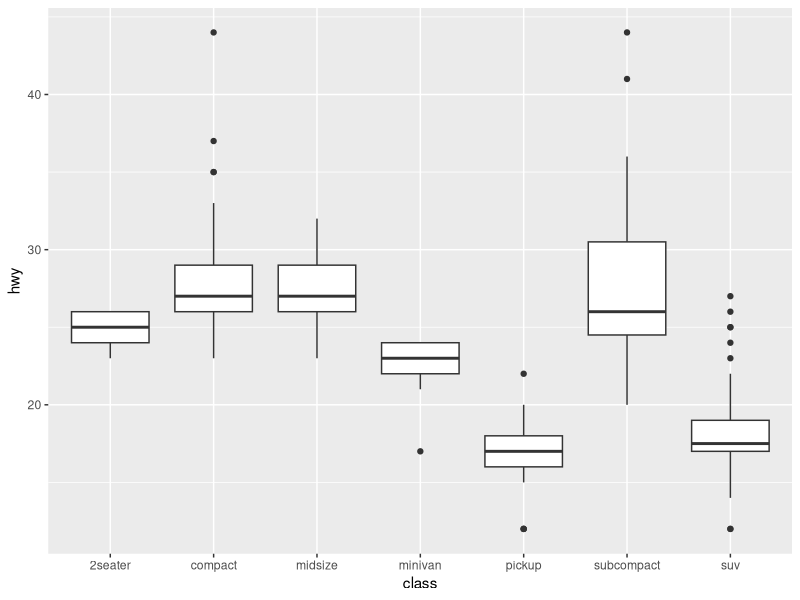
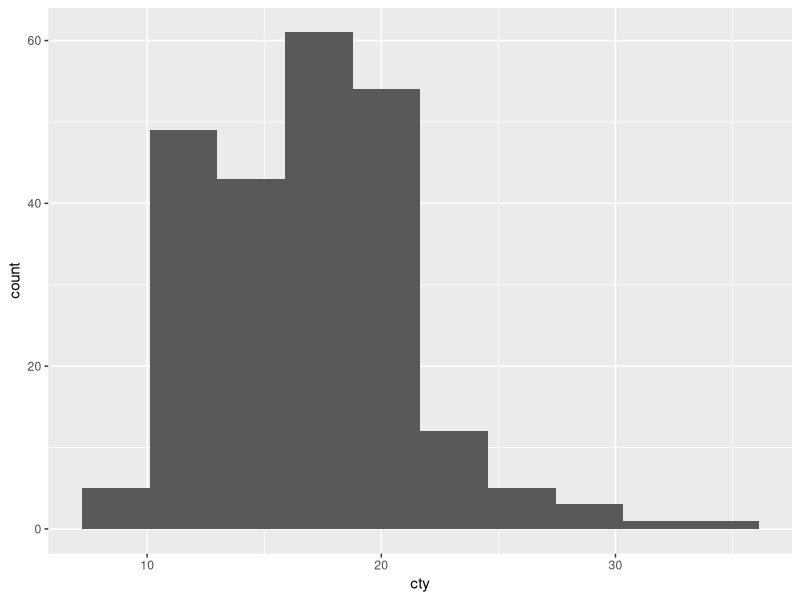
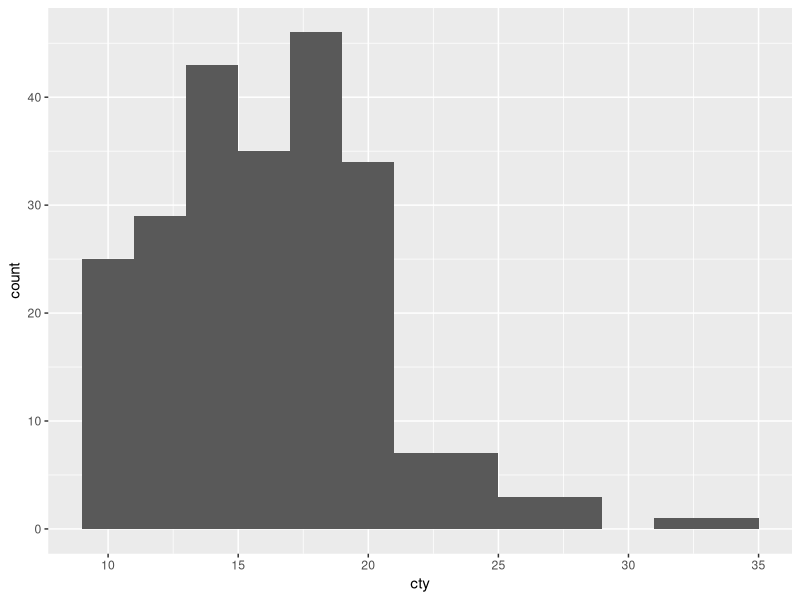
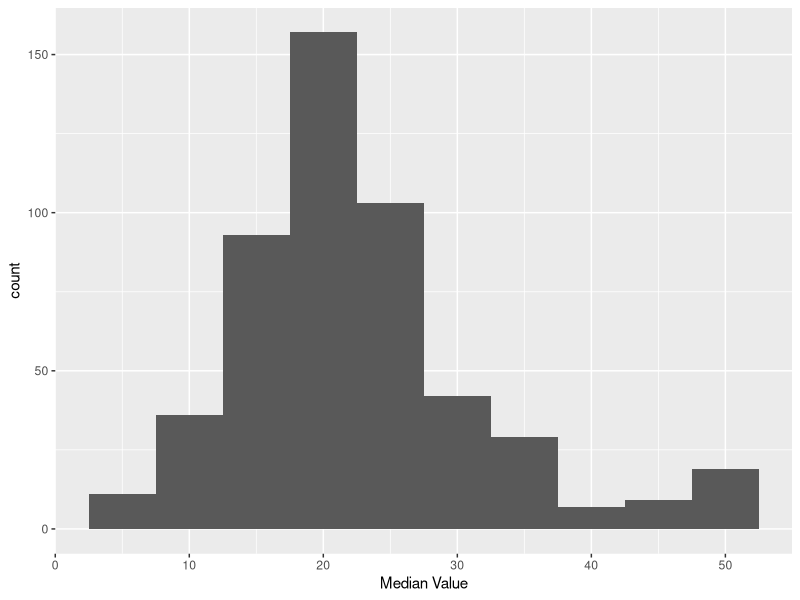
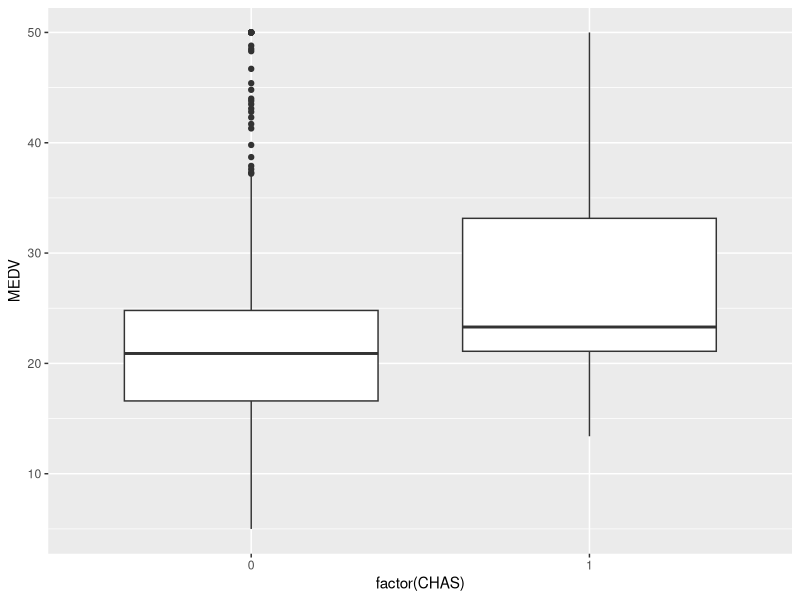
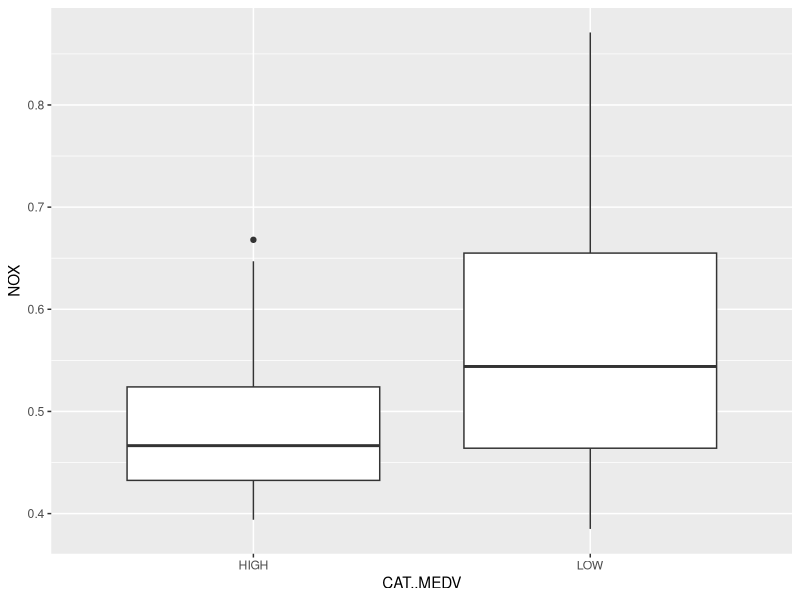
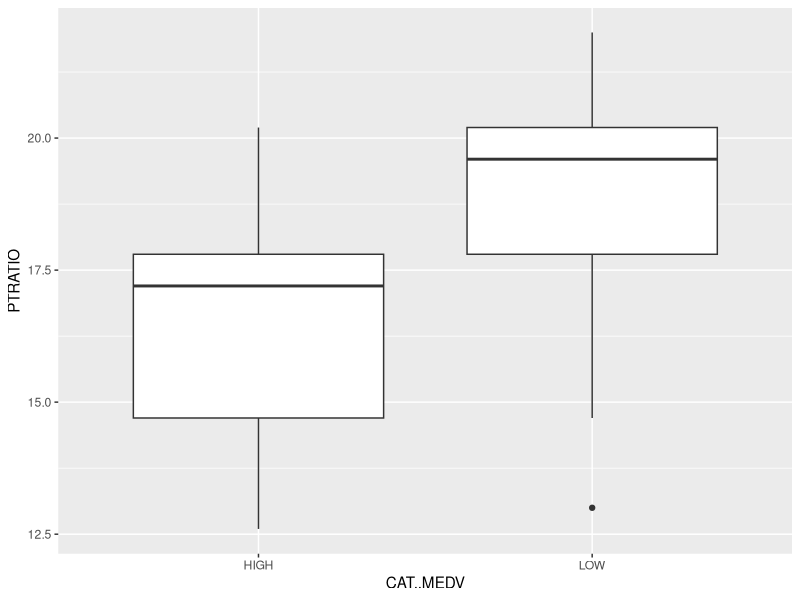

Write R code to recreate these figures, in order.
library(ggplot2)

ggplot(data = mpg) + geom_boxplot(aes(x = class, y = hwy))



ggplot(data = mpg) +
  geom_histogram(aes(x = cty), bins = 10)

ggplot(data = mpg) +
  geom_histogram(aes(x = cty), binwidth = 2)


#p1a
bh.df <- read.csv("BostonHousing.csv", stringsAsFactors = TRUE)
View(bh.df)
ggplot(data = bh.df) +
  geom_histogram(aes(x = MEDV), bins = 10) +
  labs(x="Median Value")

#p1b
ggplot(data = bh.df) + geom_boxplot(aes(x = factor(CHAS), y = MEDV))

#p1c1
ggplot(data = bh.df) + geom_boxplot(aes(x = CAT..MEDV, y = NOX))

#p1c2
ggplot(data = bh.df) + geom_boxplot(aes(x = CAT..MEDV, y = PTRATIO))





#Kmeans
utilities.df <- read.csv("Utilities.csv", stringsAsFactors = TRUE)

#normalized data
install.packages("caret", dependencies = TRUE)
library(caret)

norm.values <- preProcess(utilities.df, method=c("center", "scale"))
utilities.df.norm <- predict(norm.values, utilities.df)
set.seed(1234)
km <- kmeans(utilities.df.norm, 6)
km$cluster
km$centers
km$withinss
km$tot.withinss
